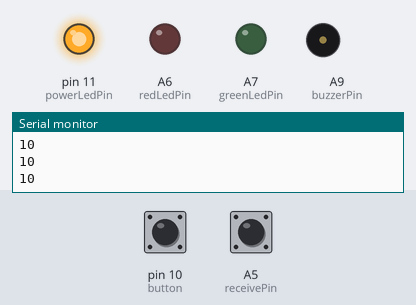
Recording of a sketch running on a simulated Arduino Mega 2560, built with avr-gcc and run on an emulated ATmega2560. Parts: output pins drawn as LEDs (lit = HIGH), buzzer (waves = sounding), the last lines printed to the serial monitor. The inputs (shaded band) are chosen by the test bench; at power-on: pin 10 (button) HIGH, A5 (receivePin) HIGH. Random numbers use the default seed unless the sketch sets one.

Above: at 1.2 s.
1.3 s: pin 10 (button) pulled LOW for 0.15 s
At 2.0 s:
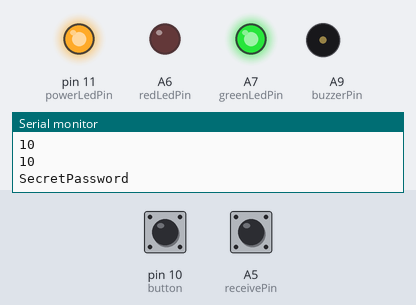
4.4 s: A5 (receivePin) pulled LOW for 0.15 s
At 4.5 s:
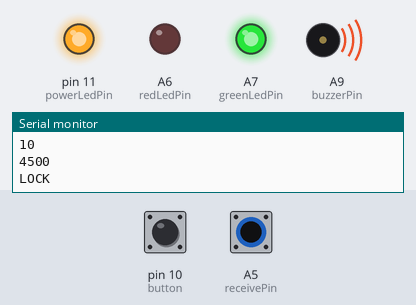
6.1 s: A5 (receivePin) pulled LOW for 1 s
At 7.4 s:
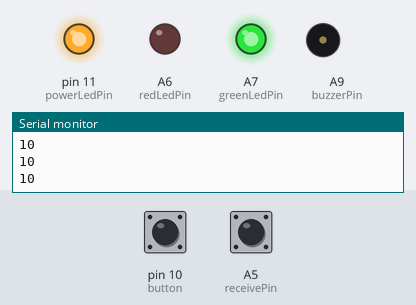
9.6 s: A5 (receivePin) pulled LOW for 3.2 s
At 15.9 s:
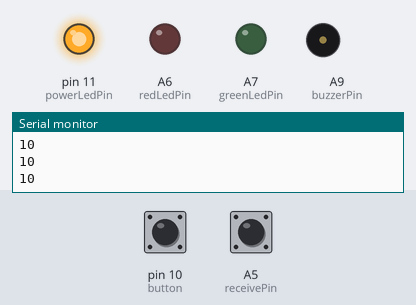
Timing chart, 0 to 16.8 s (numbered marks = the images above; inputs shaded):
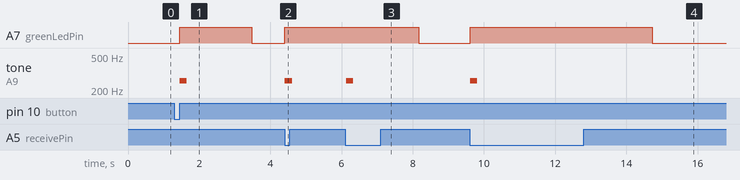

The sketch:

coffeebreak_firmware.ino
```cpp
#include <Bounce.h>
#include <CapacitiveSensor.h>

Bounce button = Bounce(10, 10);

const String UNLOCK_CODE = "SecretPassword";


void setup() {

  setupLeds();
  setupBuzzer();

  pinMode(10, INPUT_PULLUP);

  Serial.begin(9600);
}

void loop() {

  manageLeds();

  if (isCapSensorActive()) {
    lock();

    while (isCapSensorActive()) {
      delay(2000);
    }
  }

  button.update();
  if (button.fallingEdge()) {

    boolean validUID = (boolean)random(0,2);

    if (validUID) {
      unlock();
    }
    else {
      invalidUID();
    }
  }
  delay(100);
}

void invalidUID() {
  redLedOn(2000);
  buzzFailure();
  Serial.println("INVALID");
}

void unlock(){
  greenLedOn(2000);

  buzzSuccess();
  //Keyboard.print(UNLOCK_CODE);
  Serial.println(UNLOCK_CODE);
  delay(1000);
}

void lock() {
  greenLedOn(2000);
  buzzSuccess();
  Serial.println("LOCK");
  delay(1000);
}
```

Buzzer.ino
```cpp
const byte buzzerPin = A9; // Pin 12
const byte successFreq = 32767;
const byte failureFreq = 1397;


void setupBuzzer() {
  pinMode(buzzerPin, OUTPUT);
}

void buzzSuccess() {

/*    analogWrite(buzzerPin,50);
    delay(200);
    digitalWrite(buzzerPin,LOW);
return;*/

  tone(buzzerPin, successFreq, 200);
}

void buzzFailure() {
  tone(buzzerPin, failureFreq, 120);
  delay(250);
  tone(buzzerPin, failureFreq, 150);
}
```

CapSense.ino
```cpp
const byte sendPin = 7;
const byte receivePin = A5; // Pin 16
const long capSensorActiveThreshold = 1500; // Arbitrary units
CapacitiveSensor capSensor = CapacitiveSensor(sendPin, receivePin);

boolean isCapSensorActive() {
  long sensorValue = capSensor.capacitiveSensor(30);
  Serial.println(sensorValue);
  return sensorValue >= capSensorActiveThreshold;
}
```

Leds.ino
```cpp
const byte redLedPin = A6; // Pin 15
const byte greenLedPin = A7; // Pin 14
const byte powerLedPin = 11; // Buikt-in LED, TODO


unsigned long greenLedPowerOffTime = 0;
unsigned long redLedPowerOffTime = 0;


void setupLeds() {
   pinMode(powerLedPin, OUTPUT);
  pinMode(greenLedPin, OUTPUT);
  pinMode(redLedPin, OUTPUT);

  digitalWrite(powerLedPin, HIGH);
  redLedOff();
  greenLedOff();
}

void manageLeds() {

  if (greenLedPowerOffTime == 0 && redLedPowerOffTime == 0) {
    return;
  }

  if (greenLedPowerOffTime < millis()) {
    greenLedPowerOffTime = 0;
    greenLedOff();
  }

  if (redLedPowerOffTime < millis()) {
    redLedPowerOffTime = 0;
    redLedOff();

  }

}

void greenLedOn(){
  digitalWrite(greenLedPin, HIGH);
}

void greenLedOff(){
  digitalWrite(greenLedPin, LOW);
}

void redLedOn() {
  digitalWrite(redLedPin, HIGH);
}

void redLedOff() {
  digitalWrite(redLedPin, LOW);
}

void greenLedOn(int milliSeconds) {
  greenLedOn();
  greenLedPowerOffTime = millis() + milliSeconds;
}

void redLedOn(int milliSeconds) {
  redLedOn();
  redLedPowerOffTime = millis() + milliSeconds;
}
```

Measured:
- after the input at 1.3 s, A7 (greenLedPin): LOW → HIGH after 0.15 s, → LOW 2.0 s later; tone on A9 (buzzerPin): silent → 255 Hz after 0.15 s, → silent 0.20 s later
- after the input at 4.4 s, A7 (greenLedPin): LOW → HIGH at once; tone on A9 (buzzerPin): silent → 255 Hz at once, → silent 0.20 s later
- after the input at 6.1 s, tone on A9 (buzzerPin): silent → 255 Hz at once, → silent 0.20 s later
- after the input at 9.6 s, A7 (greenLedPin): LOW → HIGH at once, → LOW 5.1 s later; tone on A9 (buzzerPin): silent → 255 Hz at once, → silent 0.20 s later
